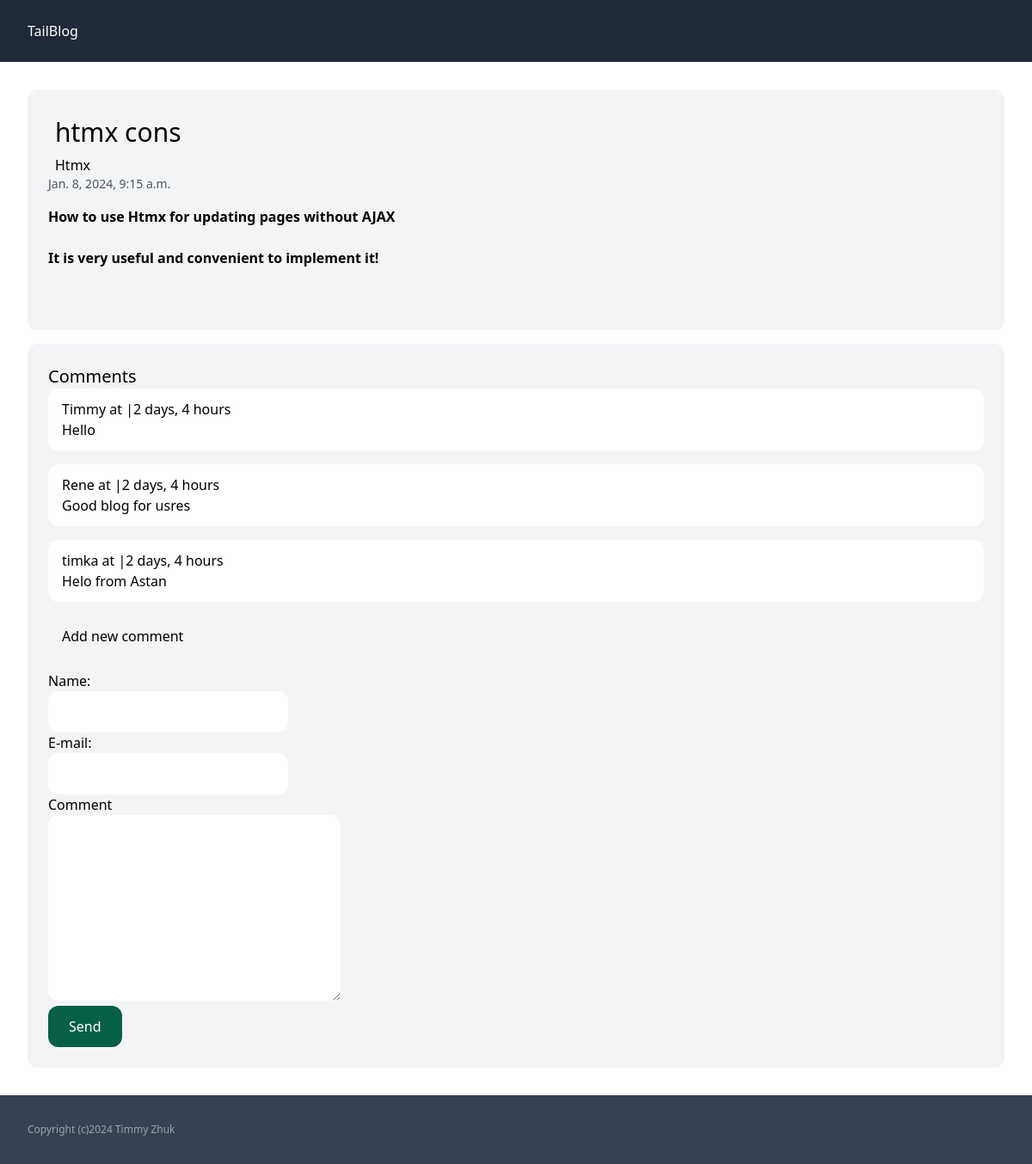
Page /htms-cons/ on the committed database.
### post/models.py (models this page shows, shortened)
class Post(models.Model):
    category = models.ForeignKey(Category, related_name='posts', on_delete=models.CASCADE)
    title = models.CharField(max_length=255)
    slug = models.SlugField(max_length=255)
    intro = models.TextField()
    body = models.TextField()
    created_at = models.DateTimeField(auto_now_add=True)
    class Meta:
        ordering = ('-created_at', ) # show the newest blogs

class Category(models.Model):
    title = models.CharField(max_length=255)

class Comment(models.Model):
    post = models.ForeignKey(Post, related_name='comments', on_delete=models.CASCADE)
    name = models.CharField(max_length = 255)
    email = models.EmailField(max_length = 255)
    comment = models.TextField()
    created_at = models.DateTimeField(auto_now_add=True)

### post/views.py (the view, shortened to what this page needs)
# urls.py: path('<slug:slug>/', post_detail, name='post_detail'),
def post_detail(request, slug):
    post = get_object_or_404(Post, slug=slug)
    return render(request, 'post/post_detail.html',{
        'post':post
    })

### post/templates/post/post_detail.html (shortened to what this page needs)
{% extends 'post/base.html'%}
{% block content %}
<div class="space-y-4">
  <article class="p-6 bg-gray-100 rounded-xl">
    <h2 class="p-2 text-3xl">{{post.title}}</h2>
    <h5: class="p-2">
        <a href="{% url 'category_detail' post.category.id %}">{{post.category.title}}</a>
    <span class="mb-4 block text-sm text-gray-600">{{post.created_at}}</span>
    <p class="mb-6 font-semibold">{{post.intro}}</p>
    <p class="mb-6 font-semibold">{{post.body}}</p>
  </article>
  <div class="mt-4 p-6 bg-gray-100 rounded-xl">
    <h3 class="text-xl">Comments</h3>
    {% for comment in post.comments.all %}
    <div class="mb-4 py-3 px-4 rounded-xl bg-white">
      <h5>{{comment.name}} at |{{comment.created_at|timesince}}</h5>
      <p>{{comment.comment}}</p>
    </div>
    {% endfor %}
    <div class="mb-4 py-3 px-4">
      <h2>Add new comment</h2>
    </div>
    <form method="post" action=".">
      <div>
        <label for="">Name:</label><br />
        <input type="text" name="name" class="py-3 px-6 rounded-xl bg-white" />
      </div>
      <div>
        <label for="">E-mail:</label><br />
        <input type="text" name="email" class="py-3 px-6 rounded-xl bg-white" />
      </div>
      <div>
        <label for="">Comment</label><br />
        <textarea
          class="py-3 px-6 rounded-xl bg-white"
          name="comment"
          id=""
          cols="30"
          rows="8"
        ></textarea>
      </div>
      <div>
        <button class="py-3 px-6 rounded-xl bg-emerald-800 text-white">
          Send
        </button>
      </div>
    </form>
  </div>
  {% endblock %}

### post/templates/post/base.html (shortened to what this page needs)
<!DOCTYPE html>
<html lang="en">
  <head>
    <script src="https://cdn.tailwindcss.com"></script>
  </head>
  <body>
    <nav class="py-6 px-8 bg-gray-800 text-white">
      <a href="/">TailBlog</a>
    </nav>
    <main class="py-8 px-8">
      {% block content %}{% endblock %}
    </main>
    <footer class="py-8 px-8 bg-gray-700 text-gray-400">
      <p class="text-xs">Copyright (c)2024 Timmy Zhuk</p>
    </footer>
  </body>
</html>

### rows in the picture
Post: title "htmx cons", category "Htmx", created_at "Jan. 8, 2024, 9:15 a.m.", intro "How to use Htmx for updating pages without AJAX", body "It is very useful and convenient to implement it!"
Comment: name "Timmy", created_at "2 days, 4 hours", comment "Hello"
Comment: name "Rene", created_at "2 days, 4 hours", comment "Good blog for usres"
Comment: name "timka", created_at "2 days, 4 hours", comment "Helo from Astan"
